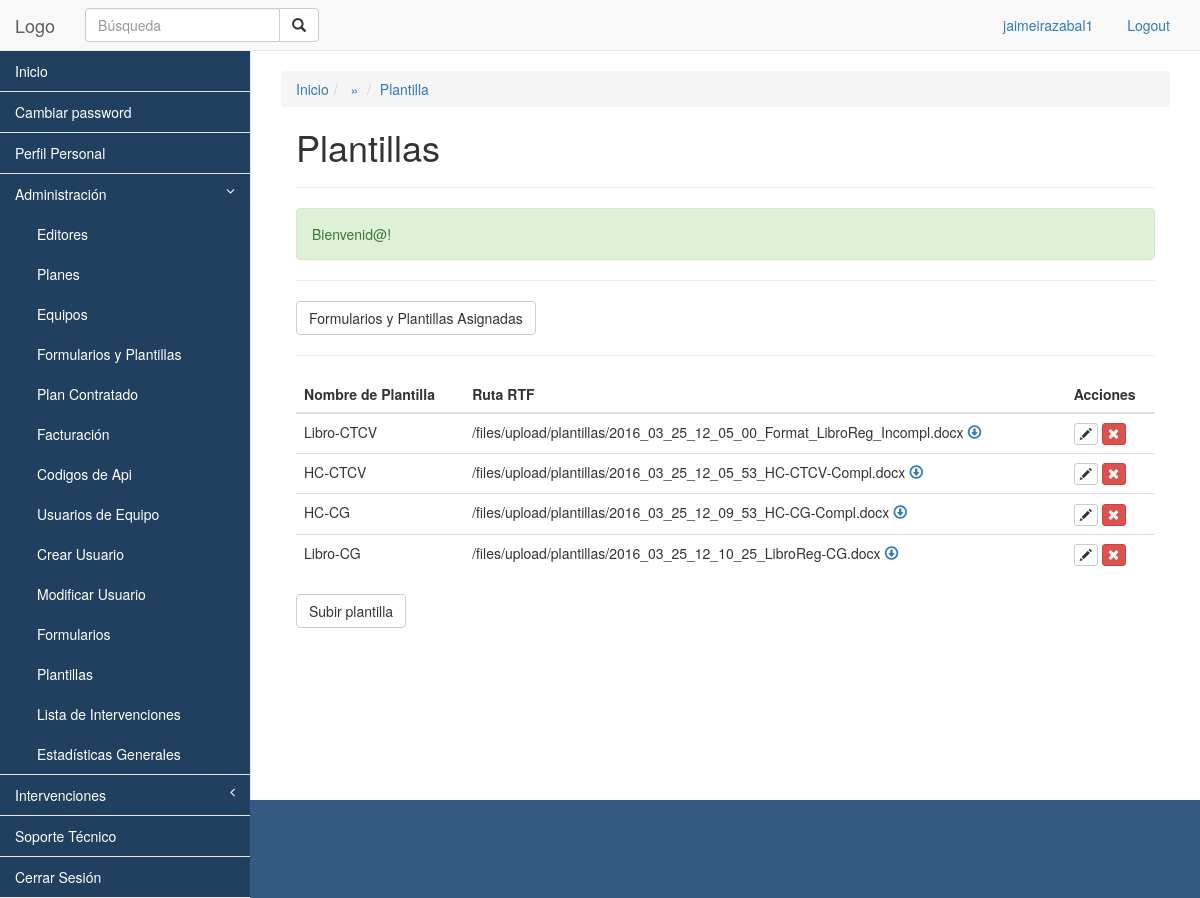
The app's page /plantilla/ (signed in) with its own data.
### tables this page shows
CREATE TABLE IF NOT EXISTS `plantilla` (
  `id` int(11) NOT NULL AUTO_INCREMENT,
  `nombre` varchar(200) NOT NULL,
  `url` text NOT NULL,
  `usuario_id` int(11) NOT NULL,
  `created` timestamp NOT NULL DEFAULT CURRENT_TIMESTAMP,
  PRIMARY KEY (`id`),
  UNIQUE KEY `nombre` (`nombre`)
);

### core/kumbia/bootstrap.php (called while the page is built, shortened)
<?php
require CORE_PATH . 'kumbia/util.php';
function auto($class)
{
    if ($class == 'ActiveRecord') {
        return include APP_PATH . 'libs/active_record.php';
    }
    if ($class == 'Load') {
        return include CORE_PATH . 'kumbia/load.php';
    }
    $class = Util::smallcase($class);
}
require APP_PATH . 'libs/app_controller.php';
try {
    View::render(Router::execute($url), $url);
} catch (KumbiaException $e) {
    KumbiaException::handle_exception($e);
}
exit();

### public_html/index.php (called while the page is built, shortened)
<?php
$url = isset($_GET['_url']) ? $_GET['_url'] : '/';
require CORE_PATH . 'kumbia/bootstrap.php';

### core/kumbia/util.php (called while the page is built, shortened)
<?php
class Util
{
    public static function smallcase($s)
    {
        return strtolower(preg_replace('/([A-Z])/', "_\\1", self::lcfirst($s)));
    }
    public static function lcfirst($s)
    {
        $s[0] = strtolower($s[0]);
        return $s;
    }
}

### core/libs/db/adapters/mysqli.php (called while the page is built, shortened)
<?php
class DbMySQLi extends DbBase implements DbBaseInterface
{
    public $id_connection;
    public function connect($config)
    {
        $this->id_connection = new mysqli($config['host'], $config['username'], $config['password'], $config['name'], $config['port']);
        if (isset($config['charset'])) $this->id_connection->set_charset($config['charset']);
        return TRUE;
    }
    public function query($sql_query)
    {
        if ($result_query = mysqli_query($this->id_connection, $sql_query)) {
            return $result_query;
        } else {
            $this->last_result_query = false;
            throw new KumbiaException($this->error(" al ejecutar <em>\"$sql_query\"</em>"));
        }
    }
}

### core/libs/db/db_base.php (called while the page is built, shortened)
<?php
class DbBase
{
    public function in_query($sql)
    {
        $q = $this->query($sql);
        $results = array();
        if ($q) {
            while ($row = $this->fetch_array($q)) {
                $results[] = $row;
            }
        }
        return $results;
    }
}

### core/libs/kumbia_active_record/kumbia_active_record.php (called while the page is built, shortened)
<?php
class KumbiaActiveRecord
{
    protected $db;
    protected $database;
    protected $schema;
    protected $source;
    protected $fields = array();
    protected $debug = false;
    protected $logger = false;
    protected static $models = array();
    protected function _model_name()
    {
        if (!$this->source) {
            $this->source = Util::smallcase(get_class($this));
        }
    }
    protected function _connect($new_connection = false)
    {
        if (!is_object($this->db) || $new_connection) {
            $this->db = Db::factory($this->database, $new_connection);
        }
        $this->db->debug = $this->debug;
        $this->db->logger = $this->logger;
    }
    protected function dump()
    {
        if ($this->source) {
            $this->source = str_replace(";", '', strtolower($this->source));
        } else {
            $this->_model_name();
            if (!$this->source) {
                return false;
            }
        }
        return true;
    }
    protected function _dump_info($table, $schema = '')
    {
        foreach (self::get_meta_data($table) as $field) {
            $this->fields[] = $field['Field'];
        }
        return true;
    }
    public function find($what = '')
    {
        $what = Util::getParams(func_get_args());
        $select = "SELECT ";
        if (isset($what['columns'])) {
            $select.= $what['columns'] ? KumbiaActiveRecord::sql_sanitize($what['columns']) : join(",", $this->fields);
        } elseif (isset($what['distinct'])) {
            $select.= 'DISTINCT ';
            $select.= $what['distinct'] ? KumbiaActiveRecord::sql_sanitize($what['distinct']) : join(",", $this->fields);
        } else {
            $select.= join(",", $this->fields);
        }
        if ($this->schema) {
            $select.= " FROM {$this->schema}.{$this->source}";
        } else {
            $select.= " FROM {$this->source}";
        }
        $select.= $this->convert_params_to_sql($what);
        $results = array();
        $all_results = $this->db->in_query($select);
        foreach ($all_results AS $result) {
            $results[] = $this->dump_result($result);
        }
        if (isset($what[0]) && is_numeric($what[0])) {
            if (!isset($results[0])) {
                $this->count = 0;
                return false;
            } else {
                $this->dump_result_self($all_results[0]);
                $this->count = 1;
                return $results[0];
            }
        } else {
            return $results;
        }
    }
    public function convert_params_to_sql($what = '')
    {
        $select = '';
        return $select;
    }
    public function dump_result($result)
    {
        $obj = clone $this;
        if (is_array($result)) {
            foreach ($result as $k => $r) {
                if (!is_numeric($k)) {
                    $obj->$k = stripslashes($r);
                }
            }
        }
        return $obj;
    }
    static function get_meta_data($table)
    {
        if (isset(self::$models[$table])) {
            return self::$models[$table];
        } elseif (PRODUCTION) {
            $metadata = Cache::driver()->get($table, 'kumbia.models');
            if ($metadata) {
                return self::$models[$table] = unserialize($metadata);
            }
        }
        return array();
    }
    static function set_meta_data($table, $meta_data)
    {
        self::$models[$table] = $meta_data;
        return true;
    }
    public function __sleep()
    {
        $this->db = null;
        return array_keys(get_object_vars($this));
    }
}

### default/app/controllers/plantilla_controller.php (called while the page is built, shortened)
<?php
class PlantillaController extends AppController{
	public function index(){
		$this->plantillas = Load::model("plantilla")->find();
	}
}
 ?>

### core/kumbia/router.php (called while the page is built, shortened)
<?php
final class Router
{
    private static $_vars = array(
        'method' => NULL,
        'route' => NULL,
        'module' => NULL,
        'controller' => 'index',
        'action' => 'index',
        'parameters' => array(),
        'controller_path' => 'index'
    );
	public static function execute($url)
	{
        self::$_vars['route'] = $url;
        self::$_vars['method'] = $_SERVER['REQUEST_METHOD'];
		return self::_dispatch();
	}
    private static function _rewrite($url)
    {
        $url_items = explode('/', trim($url, '/'));
        self::$_vars['controller'] = current($url_items);
        self::$_vars['controller_path'] = (self::$_vars['module']) ? "$url_items[0]/$url_items[1]" : current($url_items);
        if (next($url_items) === false) return;
        self::$_vars['action'] = current($url_items);
        if (next($url_items) === false) return;
        self::$_vars['parameters'] = array_slice($url_items, key($url_items));
    }
    private static function _dispatch()
    {
        extract(self::$_vars, EXTR_OVERWRITE);
        $cont = new $app_controller($module, $controller, $action, $parameters);
		try {
			$reflectionMethod = new ReflectionMethod($cont, $cont->action_name);
		} catch (ReflectionException $e) {
			throw new KumbiaException(null, 'no_action');
		}
		try {
			$reflectionMethod->invokeArgs($cont, $cont->parameters);
		} catch (ReflectionException $e) {
			throw new KumbiaException(null, 'no_action');
		}
        $cont->k_callback();
        return $cont;
    }
}

### core/extensions/helpers/tag.php (called while the page is built, shortened)
<?php
class Tag
{
    protected static $_css = array();
    public static function css($src, $media = 'screen')
    {
        self::$_css[] = array('src' => $src, 'media' => $media);
    }
    public static function getCss()
    {
        return self::$_css;
    }
}

### default/app/views/plantilla/index.phtml (the view, shortened to what this page needs)
<hr>
<?php echo Html::link("plantilla/asignadas","Formularios y Plantillas Asignadas","class='btn btn-default'") ?>
<hr>
<table class="table">
	<thead>
		<th>Nombre de Plantilla</th>
		<th>Ruta RTF</th>
		<th>Acciones</th>
	</thead>
	<?php foreach ($plantillas as $key => $value): ?>
		<tr>
			<td><?php echo $value->nombre ?></td>
			<td>
			<?php echo $value->url ?> <a href="<?php echo PUBLIC_PATH.$value->url ?>"><span class="glyphicon glyphicon-download"></span></a></td>
			<td>
				<?php echo Html::link("plantilla/editar/{$value->id}","<span class='glyphicon glyphicon-pencil'></span>","class='btn btn-xs btn-default'") ?>
				<?php echo Html::link("plantilla/eliminar/{$value->id}","<span class='glyphicon glyphicon-remove'></span>","class='btn btn-xs btn-danger'") ?>
			</td>
		</tr>
	<?php endforeach ?>
</table>
<?php echo Html::link("plantilla/subir","Subir plantilla ","class='btn btn-default'") ?>
<br><br>

### core/extensions/helpers/html.php (shortened to what this page needs)
<?php
class Html
{
    public static function link($action, $text, $attrs = NULL)
    {
        return '<a href="' . PUBLIC_PATH . "$action\" $attrs >$text</a>";
    }
    public static function includeCss()
    {
        $code = '';
        foreach (Tag::getCss() as $css) {
            $code .= '<link href="' . PUBLIC_PATH . "css/{$css['src']}.css\" rel=\"stylesheet\" type=\"text/css\" media=\"{$css['media']}\" />" . PHP_EOL;
        }
        return $code;
    }
}

### default/app/views/_shared/templates/usuario.phtml (style rules this page uses)
#side-menu a { background-color: #21405f; color:white; }

### records on screen
plantilla: nombre "Libro-CTCV", url "/files/upload/plantillas/2016_03_25_12_05_00_Format_LibroReg_Incompl.docx"
plantilla: nombre "HC-CTCV", url "/files/upload/plantillas/2016_03_25_12_05_53_HC-CTCV-Compl.docx"
plantilla: nombre "HC-CG", url "/files/upload/plantillas/2016_03_25_12_09_53_HC-CG-Compl.docx"
plantilla: nombre "Libro-CG", url "/files/upload/plantillas/2016_03_25_12_10_25_LibroReg-CG.docx"

### other values on screen
Auth::get("usuario") "jaimeirazabal1"
$crumb['title'] "Plantilla"
$titulo "Plantillas"
$_SESSION['KUMBIA.CONTENT'] "Bienvenid@!"
